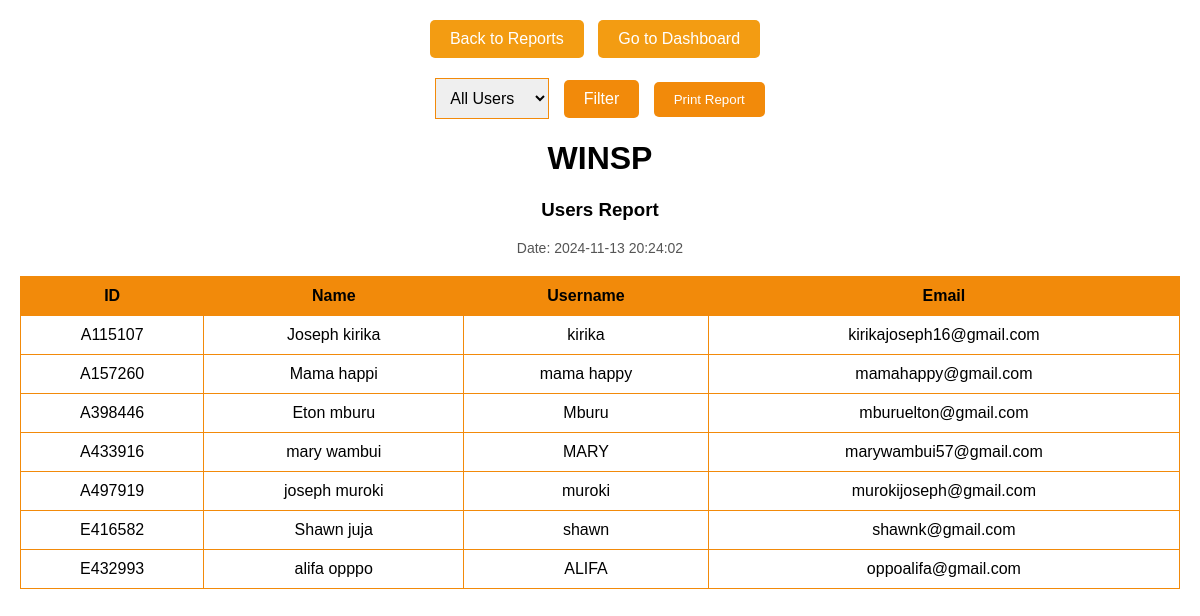
Screenshot of /ausers_report.php with the database file from the repository.
### tables this page shows
CREATE TABLE `users` (
  `USER_ID` varchar(20) NOT NULL,
  `FULL_NAME` varchar(100) NOT NULL,
  `USER_NAME` varchar(50) NOT NULL,
  `EMAIL` varchar(100) NOT NULL,
  `CONTACT` varchar(15) NOT NULL,
  `PASSWORD` varchar(255) NOT NULL,
  `ROLE` enum('Admin','Employee') NOT NULL,
  `CREATED_AT` timestamp NOT NULL DEFAULT current_timestamp()
);

### ausers_report.php (the view, shortened to what this page needs)
<?php
$servername = "localhost";
$dbname = "PROJECTLIGHT";
$dbusername = "root";
$dbpassword = "";
$conn = new mysqli($servername, $dbusername, $dbpassword, $dbname);
$userCategory = $_POST['user_category'] ?? 'All';
$query = ($userCategory === "All") ? "SELECT * FROM users" : "SELECT * FROM users WHERE role = '$userCategory'";
$result = mysqli_query($conn, $query);
?>
<!DOCTYPE html>
<html lang="en">
<head>
</head>
<body>
    <div class="nav-buttons">
        <button class="nav-button" onclick="window.location.href='report.php';">Back to Reports</button>
        <button class="nav-button" onclick="window.location.href='admin.php';">Go to Dashboard</button>
    </div>
    <div class="filter-container">
        <form method="post" action="users_report.php">
            <select name="user_category" class="select-category">
                <option value="All" <?php if ($userCategory === 'All') echo 'selected'; ?>>All Users</option>
            </select>
            <button type="submit" class="button">Filter</button>
            <button type="button" class="print-button" onclick="window.print();">Print Report</button>
        </form>
    </div>
    <?php if (mysqli_num_rows($result) > 0): ?>
        <div id="printableArea">
            <div class="report-header">
                <h1>WINSP</h1>
                <h3>Users Report</h3>
                <p class="report-date">Date: <?php echo date('Y-m-d H:i:s'); ?></p>
            </div>
            <table>
                <tr>
                    <th>ID</th>
                    <th>Name</th>
                    <th>Username</th>
                    <th>Email</th>
                </tr>
                <?php while ($row = mysqli_fetch_assoc($result)): ?>
                    <tr>
                        <td><?php echo $row['USER_ID']; ?></td>
                        <td><?php echo $row['FULL_NAME']; ?></td>
                        <td><?php echo $row['USER_NAME']; ?></td>
                        <td><?php echo $row['EMAIL']; ?></td>
                    </tr>
                <?php endwhile; ?>
            </table>
        </div>
    <?php else: ?>
        <p>No users found.</p>
    <?php endif; ?>
</body>
</html>

### ausers_report.php (style rules this page uses)
body { font-family: Arial, sans-serif; margin: 20px; }
h3 { text-align: center; }
table { width: 100%; border-collapse: collapse; margin-top: 20px; }
th, td { border: 1px solid #f28a0a; padding: 10px; text-align: center; }
th { background-color: #f28a0a; }
.filter-container { display: flex; justify-content: center; margin-bottom: 20px; }
.select-category { padding: 10px; margin-right: 10px; font-size: 16px; border: 1px solid #f28a0a; }
.button { padding: 10px 20px; font-size: 16px; cursor: pointer; background-color: #f28a0a; color: white; border: none; border-radius: 5px; margin-right: 10px; }
.print-button { background-color: #f28a0a; color: white; padding: 10px 20px; border: none; border-radius: 5px; }
.nav-buttons { text-align: center; margin-bottom: 20px; }
.nav-button { padding: 10px 20px; font-size: 16px; cursor: pointer; background-color: #f39c12; color: white; border: none; border-radius: 5px; margin-right: 10px; }
.report-header { text-align: center; margin-top: 20px; }
.report-date { text-align: center; font-size: 14px; color: #555; }

### rows the page displays
users: USER_ID "A115107", FULL_NAME "Joseph kirika", USER_NAME "kirika", EMAIL "kirikajoseph16@gmail.com"
users: USER_ID "A157260", FULL_NAME "Mama happi", USER_NAME "mama happy", EMAIL "mamahappy@gmail.com"
users: USER_ID "A398446", FULL_NAME "Eton mburu", USER_NAME "Mburu", EMAIL "mburuelton@gmail.com"
users: USER_ID "A433916", FULL_NAME "mary wambui", USER_NAME "MARY", EMAIL "marywambui57@gmail.com"
users: USER_ID "A497919", FULL_NAME "joseph muroki", USER_NAME "muroki", EMAIL "murokijoseph@gmail.com"
users: USER_ID "E416582", FULL_NAME "Shawn juja", USER_NAME "shawn", EMAIL "shawnk@gmail.com"
users: USER_ID "E432993", FULL_NAME "alifa opppo", USER_NAME "ALIFA", EMAIL "oppoalifa@gmail.com"
